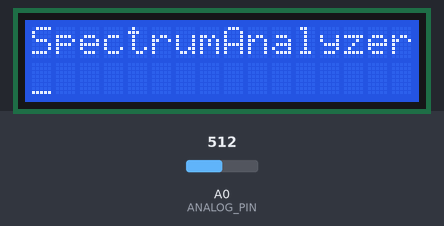
Simulated run of this sketch. Board: Arduino Uno, built with avr-gcc and run on an emulated ATmega328P. Shown: 16×2 character LCD. The test bench sets the inputs (shaded band); at power-on: A0 (ANALOG_PIN) = 512. What the sketch prints to the serial monitor is not drawn.

Above: at 0.3 s.
At 1.3 s:
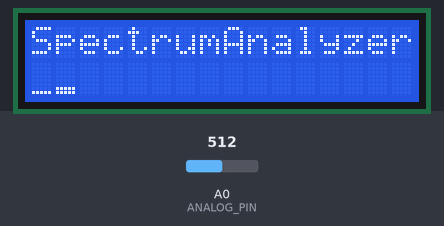
At 2.3 s:
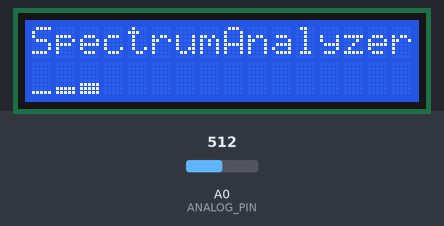
At 3.3 s:
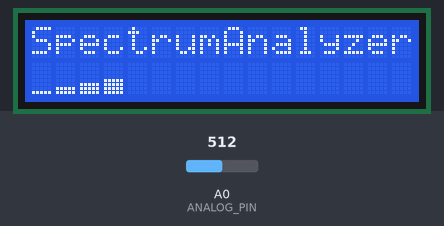
At 5.3 s:
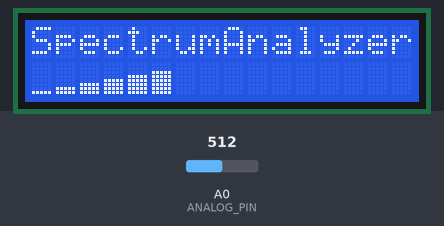
At 7.3 s:
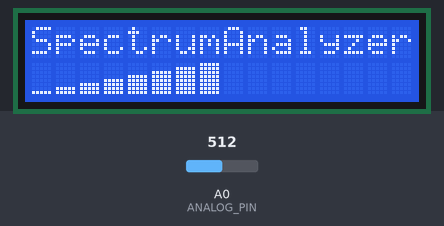

The sketch:

spectrum_analyzer.ino
```cpp
#include <arduinoFFT.h>
#include <Wire.h>
#include <LiquidCrystal_I2C.h>

#define ANALOG_PIN A0

#define SAMPLES 64
#define SAMPLING_FREQ 24000
#define FREQUENCY_BANDS 8

double vImag[SAMPLES];
double vReal[SAMPLES];
double bands[FREQUENCY_BANDS];
unsigned long sampling_period_us;

LiquidCrystal_I2C lcd(0x27, 16, 2);
arduinoFFT fft = arduinoFFT(vReal, vImag, SAMPLES, SAMPLING_FREQ);

float reference = log10(50.0);

unsigned long newTime;
int analogValue;

byte vol0[8] = {
  B00000,
  B00000,
  B00000,
  B00000,
  B00000,
  B00000,
  B00000,
  B11111,
};

byte vol1[8] = {
  B00000,
  B00000,
  B00000,
  B00000,
  B00000,
  B00000,
  B11111,
  B11111,
};

byte vol2[8] = {
  B00000,
  B00000,
  B00000,
  B00000,
  B00000,
  B11111,
  B11111,
  B11111,
};

byte vol3[8] = {
  B00000,
  B00000,
  B00000,
  B00000,
  B11111,
  B11111,
  B11111,
  B11111,
};

byte vol4[8] = {
  B00000,
  B00000,
  B00000,
  B11111,
  B11111,
  B11111,
  B11111,
  B11111,
};

byte vol5[8] = {
  B00000,
  B00000,
  B11111,
  B11111,
  B11111,
  B11111,
  B11111,
  B11111,
};

byte vol6[8] = {
  B00000,
  B11111,
  B11111,
  B11111,
  B11111,
  B11111,
  B11111,
  B11111,
};

byte vol7[8] = {
  B11111,
  B11111,
  B11111,
  B11111,
  B11111,
  B11111,
  B11111,
  B11111,
};

void setup(){
  Serial.begin(9600);
  Serial.println("Sampling... please, wait. ");
  lcd.init();
  lcd.backlight();
  lcd.createChar(0, vol0);
  lcd.createChar(1, vol1);
  lcd.createChar(2, vol2);
  lcd.createChar(3, vol3);
  lcd.createChar(4, vol4);
  lcd.createChar(5, vol5);
  lcd.createChar(6, vol6);
  lcd.createChar(7, vol7);
  lcd.begin(16, 2);

  lcd.setCursor(0, 0);
  lcd.print("SpectrumAnalyzer");
  for(int i = 0; i < 8; i++){
    lcd.setCursor(i, 1);
    lcd.write(byte(i));
    delay(1000);
  }

  sampling_period_us = ((1.0 / SAMPLING_FREQ ) * 1000000);

}

void loop(){
  //sampling
  for (int i = 0; i < SAMPLES; i++) {
    int value = analogRead(ANALOG_PIN);
    vReal[i] = value;
    vImag[i] = 0;
    delayMicroseconds(sampling_period_us);
    //while (micros() < (newTime + sampling_period_us)) {
    //}
  }

  //FFT computation
  fft.DCRemoval();
  fft.Windowing(FFT_WIN_TYP_HAMMING, FFT_FORWARD);
  fft.Compute(FFT_FORWARD);
  fft.ComplexToMagnitude();

  //arrange into bands
  int steps = (SAMPLES / 2) / FREQUENCY_BANDS;
  int idx = 0;

  for(int i = 0; i < (SAMPLES/2); i += steps){
    bands[idx] = 0;

    for(int j = 0; j < steps; j++){
      bands[idx] += vReal[i + j];
    }

    bands[idx] = bands[idx] / steps;
    bands[idx] = 20.0 * (log10(bands[idx]) - reference);

    idx++;
  }


  //display
  lcd.clear();
  int bar_h;

  for(int i = 0; i < FREQUENCY_BANDS; i++){
    bands[i] = constrain(bands[i], 0, 16);
    bar_h = bands[i];

    if(bar_h == 0){
      lcd.setCursor(i + 4, 0);
      lcd.write("");
      lcd.setCursor(i + 4, 1);
      lcd.write("");
    }
    else if(bar_h <= 8){
      lcd.setCursor(i + 4, 0);
      lcd.write("");
      lcd.setCursor(i + 4, 1);
      lcd.write(byte(bar_h - 1));
    }
    else{
      lcd.setCursor(i + 4, 0);
      lcd.write(byte(bar_h - 9));
      lcd.setCursor(i + 4, 1);
      lcd.write(byte(7));
    }
  }

}
```

Measured:
- what the display in image 1 shows lasts 1.0 s, from 1.2 s to 2.2 s
- what the display in image 5 shows lasts 1.1 s, from 7.2 s to 8.3 s
